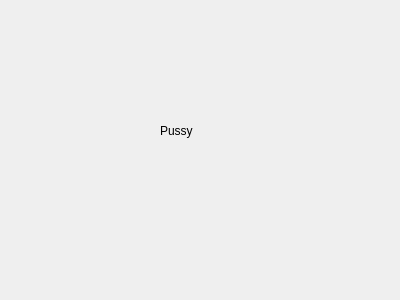
<?xml version="1.0" encoding="UTF-8"?>
<ui version="4.0">
 <class>Dialog</class>
 <widget class="QDialog" name="Dialog">
  <property name="geometry">
   <rect>
    <x>0</x>
    <y>0</y>
    <width>400</width>
    <height>300</height>
   </rect>
  </property>
  <property name="windowTitle">
   <string>Dialog</string>
  </property>
  <widget class="QLabel" name="label">
   <property name="geometry">
    <rect>
     <x>160</x>
     <y>100</y>
     <width>171</width>
     <height>61</height>
    </rect>
   </property>
   <property name="text">
    <string>Pussy</string>
   </property>
  </widget>
 </widget>
 <resources/>
 <connections/>
</ui>
